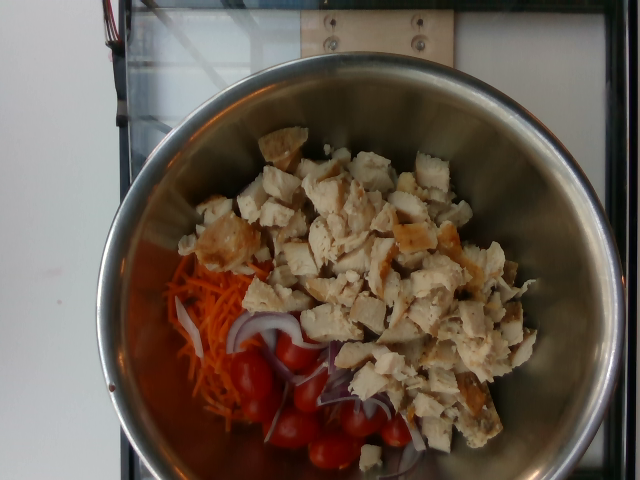
#> input picture backend/eval/realworld/dataset/example_n5k_chicken/frames/frame_00.jpg, 640 x 480 px
$ python -i geometry.py   (imports and definitions only)
#> lines starting #> are read from the running program, lines starting #| are printed output that depends on the picture; after the words box and inside, x2 and y2 are one past the last pixel; in counts of white or black regions, pixels touching at a corner belong together
#> further down, picture is the input picture: shape (480, 640, 3); mean B, G, R 79.5, 91.5, 105.3
"""Per-view food geometry + multi-view fusion, for UNCALIBRATED RGB views.

- Segmentation: GrabCut seeded by a centre rectangle (a stand-in for SAM 2 seeded
  by the tap anchor). Returns the food footprint mask.
- View role: inferred heuristically from mask geometry (a stand-in for ARKit
  camera pose). top = footprint, side = height, oblique = both (weaker).
- Per-view volume: parametric. Metric scale is SEEDED from the food-class footprint
  prior (refined per class), not from calibration.
- Fusion: confidence-weighted geometric mean across views; complementary roles
  (footprint from top, height from side) reinforce. Degrades to N=1 with a penalty.

Everything here is the classical fallback. SAM 2 masks, monocular/ARKit depth, and
calibrated space-carving slot in behind the same ViewEstimate/fuse interface.
"""

from dataclasses import dataclass

import cv2
import numpy as np

FILL = 0.6  # irregular-solid fill fraction (food is not a solid cylinder)
SEG_MAX_SIDE = 512  # longest-side working resolution for GrabCut segmentation


@dataclass
class ViewEstimate:
    view: str
    role: str
    volume_ml: float
    confidence: float
    footprint_cm: float
    height_cm: float


def load_bgr(path):
    return cv2.imread(str(path), cv2.IMREAD_COLOR)  # drops alpha, BGR


# [4 lines left out: function load_bgr_bytes, not called in this run]


def segment_food(bgr, seed_xy: tuple[float, float] | None = None) -> np.ndarray | None:
    """GrabCut from a centre-rectangle seed (the tap anchor). Returns bool mask
    of the largest foreground component; None if segmentation fails.

    GrabCut cost scales with pixel count; on full-resolution ARKit frames a
    single view ran ~35s (multi-frame captures then blew past the client
    timeout). We run GrabCut on a downscaled copy (longest side `SEG_MAX_SIDE`)
    and nearest-neighbour upscale the mask back — the footprint mask does not
    need full resolution, so the return contract (a full-size mask) is
    unchanged. Frames already within `SEG_MAX_SIDE` are segmented as before."""
    h, w = bgr.shape[:2]
#> h = 480; w = 640
    scale = min(1.0, SEG_MAX_SIDE / max(h, w))
#> scale = 0.8
    if scale < 1.0:
        small = cv2.resize(
            bgr,
            (max(1, round(w * scale)), max(1, round(h * scale))),
            interpolation=cv2.INTER_AREA,
        )
    else:
        small = bgr
    sh, sw = small.shape[:2]
#> sh = 384; sw = 512
    rect = (int(sw * 0.12), int(sh * 0.10), int(sw * 0.76), int(sh * 0.82))
#> rect = (61, 38, 389, 314)
    mask = np.zeros((sh, sw), np.uint8)
    try:
        cv2.grabCut(
            small, mask, rect, np.zeros((1, 65)), np.zeros((1, 65)), 3, cv2.GC_INIT_WITH_RECT
        )
    except Exception:
        return None
    fg = ((mask == cv2.GC_FGD) | (mask == cv2.GC_PR_FGD)).astype(np.uint8)
    n, lab = cv2.connectedComponents(fg)
#> n = 2
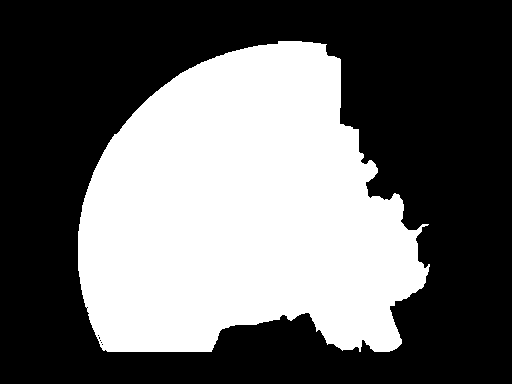
#> fg: shape (384, 512); values 0 (black) and 1 (white), 40.4% white; 1 white region, box (x1, y1, x2, y2) and area: (78, 41, 430, 352) 79469
    if n <= 1:
        return None
    sizes = [(lab == i).sum() for i in range(1, n)]
#> sizes = [79469]
    largest = lab == (int(np.argmax(sizes)) + 1)
    if scale < 1.0:
        # nearest-neighbour keeps a clean binary silhouette at full resolution
        largest = cv2.resize(
            largest.astype(np.uint8), (w, h), interpolation=cv2.INTER_NEAREST
        ).astype(bool)
    return largest


# [65 lines left out: functions infer_role, view_volume, fuse, not called in this run]

>>> import cv2
>>> picture = cv2.imread('../../eval/realworld/dataset/example_n5k_chicken/frames/frame_00.jpg')
>>> result = segment_food(picture)
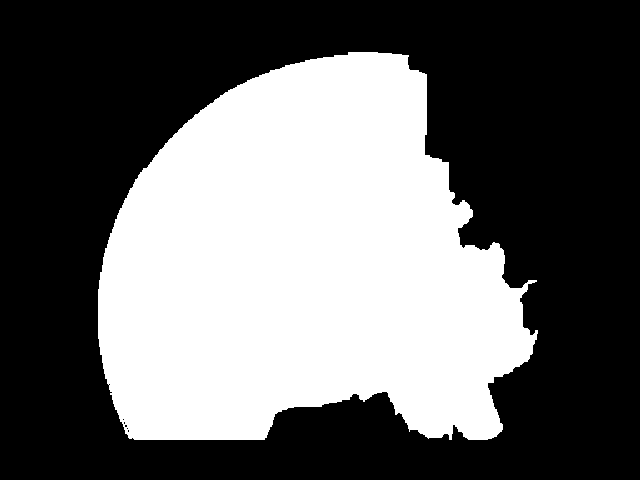
#> result: shape (480, 640) bool; 40.4% white; 1 white region, box (x1, y1, x2, y2) and area: (98, 52, 538, 440) 124147
